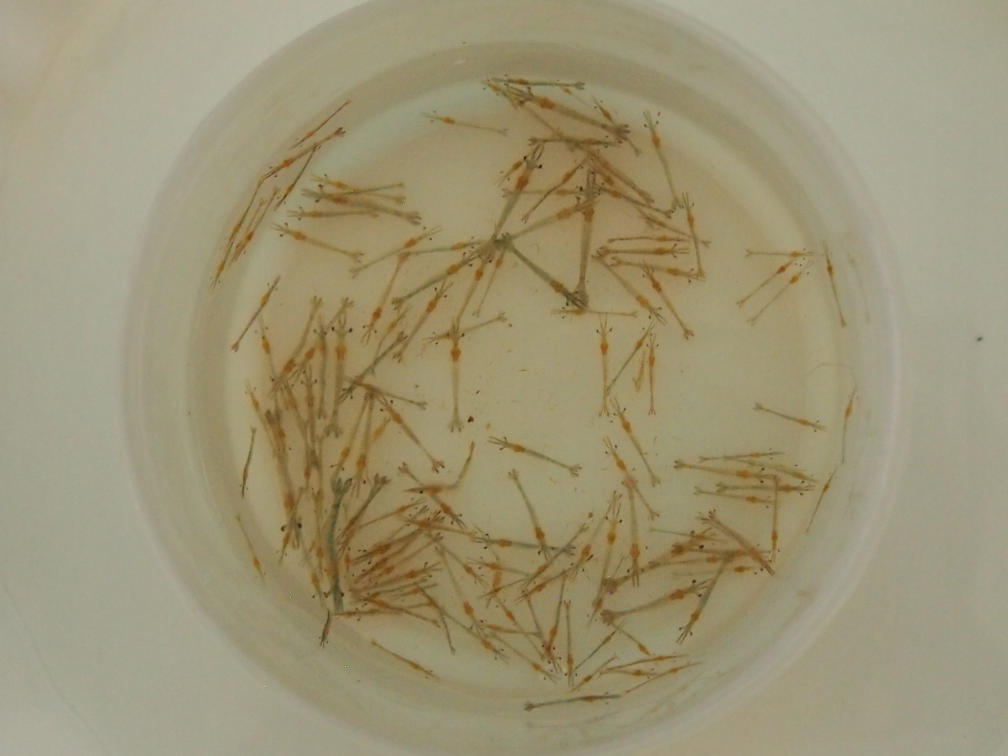
#> input picture shrimp/beta/marker/dataset/1.jpg, 4032 x 3024 px (shown at 1/4 size); its folder holds 4 pictures in this run
$ python algae_mark.py   (Python 2 division)
#> lines starting #> are read from the running program, lines starting #| are printed output that depends on the picture; after the words box and inside, x2 and y2 are one past the last pixel; in counts of white or black regions, pixels touching at a corner belong together
# -*- coding: utf-8 -*-
"""
Created on Sat Jun 18 10:21:22 2016

@author: Wasit
"""
import numpy as np
import cv2
import os
cmax=800
rmax=600
dataset_path=os.path.join('dataset')
r=5
cmap=np.array([
        ( 0  , 255, 255,  ),
        ( 64 , 177, 255,  ),
        ( 94 , 210, 94 ,  ),
        ( 40 , 39 , 214,  ),
        ( 150  , 0  , 255,  ),
        ( 0  , 255, 0  ,  ),
        ( 194, 119, 227,  ),
        ( 255, 0  , 0  ,  ),
        ( 34 , 189, 188,  ),
        ( 207, 190, 23 ,  ),])
def callback(event,x,y,flags,param):
    #print "event: %s"%event
    #print "(x, y), (flag param): (%d %d) (%d %s)"% (x, y,flags,param)
    #print cl.shape
    if flags==cv2.EVENT_FLAG_LBUTTON + cv2.EVENT_FLAG_CTRLKEY:
        for i in xrange(-r,r):
            for j in xrange(-r,r):
                if np.sqrt( i**2 + j**2 )<r:
                    cl[y+j,x+i]=cc
                    ol[y+j,x+i] = cmap[cc-1]
    if flags==cv2.EVENT_FLAG_LBUTTON + cv2.EVENT_FLAG_ALTKEY:
        r2=2*r
        for i in xrange(-r2,r2):
            for j in xrange(-r2,r2):
                if np.sqrt( i**2 + j**2 )<r2:
                    cl[y+j,x+i]=0
                    ol[y+j,x+i] = im[y+j,x+i]

        #cv2.imshow('class',cl)
    if event==cv2.EVENT_LBUTTONDOWN:
        for i in xrange(-r,r):
            for j in xrange(-r,r):
                if np.sqrt( i**2 + j**2 )<r:
                    cl[y+j,x+i]=cc
                    ol[y+j,x+i] = cmap[cc-1]
    cv2.imshow(window_name,ol)

def reload(flist,index):
#> called with index = 0
    oim=cv2.imread(flist[index])#BGR
#> oim is the input picture: shape (3024, 4032, 3); mean B, G, R 117.3, 148.6, 157

    #height, width, depth = im.shape
    #im=cv2.resize(im, (width/2, height/2),interpolation = cv2.INTER_CUBIC)
    im=cv2.resize(oim, (cmax,rmax),interpolation = cv2.INTER_CUBIC)
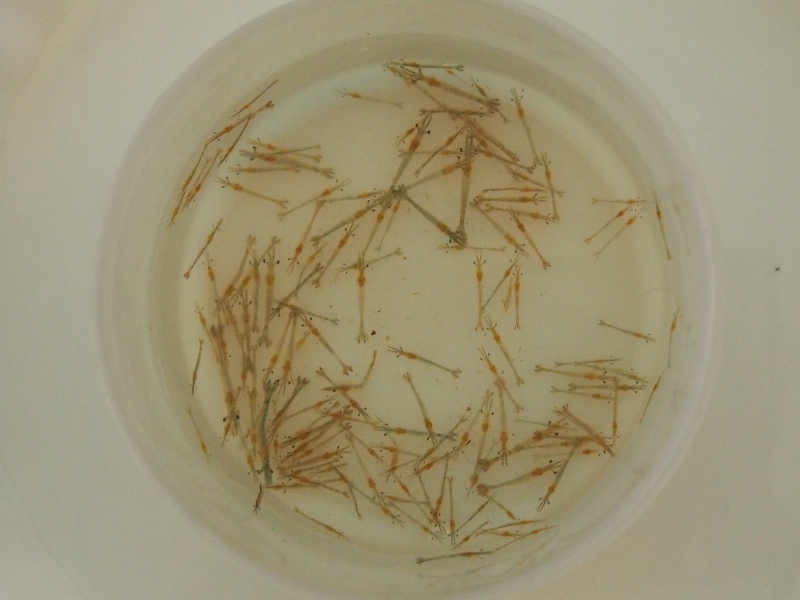
#> im: shape (600, 800, 3); mean B, G, R 117.3, 148.6, 157
    ol=im.copy()
    ocl=cv2.imread(flist[index][:-3]+'png',0)
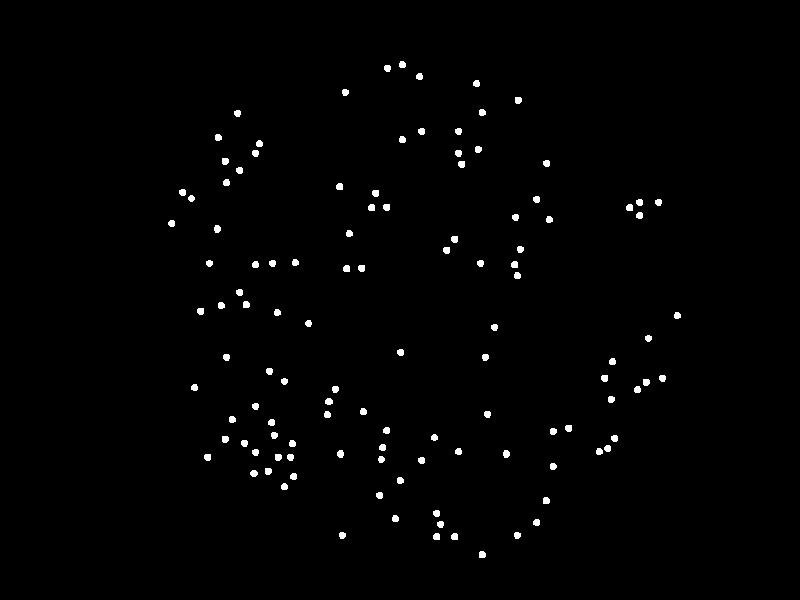
#> input picture shrimp/beta/marker/dataset/1.png, 800 x 600 px
#> ocl: shape (600, 800); values 0 (black) and 1 (white), 1% white; 116 white regions, largest, box (x1, y1, x2, y2) and area: (214, 225, 221, 233) 46, (325, 398, 333, 405) 46, (337, 450, 344, 458) 46

    #print cl.shape
    if ocl is None:# not found
         cl=np.zeros( (im.shape[0],im.shape[1]),dtype=np.uint8 )
    else:
        cl=cv2.resize(ocl, (cmax,rmax),interpolation = cv2.INTER_NEAREST )
        for x in xrange(cl.shape[1]):
                for y in xrange(cl.shape[0]):
                    if cl[y,x]:
                        ol[y,x] = cmap[cl[y,x]-1]
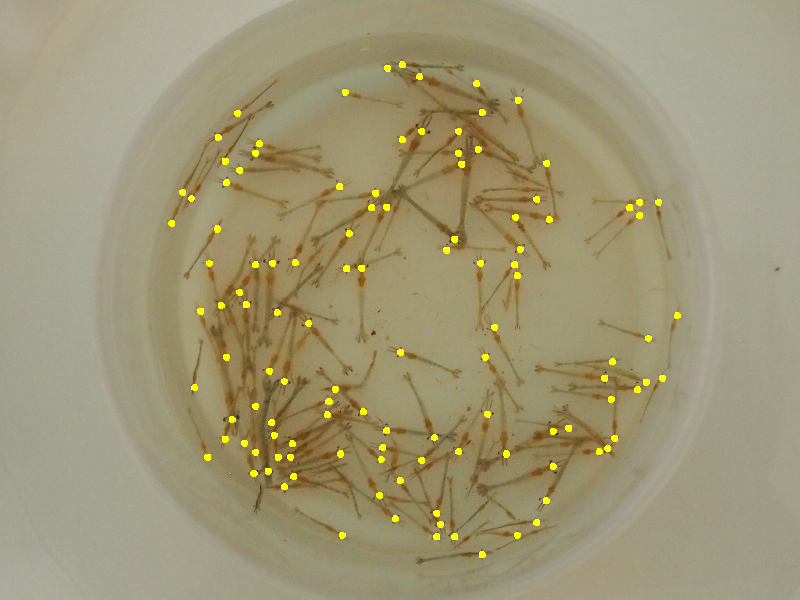
#> ol: shape (600, 800, 3); 1.02% of pixels changed, all inside (x1, y1, x2, y2) = (168, 61, 681, 558)
    return flist[index],im,cl,ol
if __name__=='__main__':
    import os, fnmatch
    fname=fnmatch.filter(os.listdir(dataset_path), '*.jpg')
    flist=[os.path.join(dataset_path,i) for i in fname]
    index=0

    filename,im,cl,ol=reload(flist, index)
#> filename = 'dataset/1.jpg'
    window_name="algae_marker"
    cv2.imshow(window_name, ol)
    #cv2.imshow('class',255*cl)
    cv2.setMouseCallback(window_name,callback)
    #Upkey : 2490368
    #DownKey : 2621440
    #LeftKey : 2424832
    #RightKey: 2555904
    key=''
    cc=1
    while key!= 27:
        key=cv2.waitKey(25)
#> (key Esc is pressed here)
        if key==48:
            cc=10
            print "class: %d"%cc
        elif 48<key<=57:
            cc=key-48
            print "class: %d"%cc
        elif key == 2424832:
            index=(index+len(flist)-1)%len(flist)
            filename,im,cl,ol=reload(flist, index)
            cv2.imshow(window_name, ol)
            print filename
        elif key ==2555904:
            index=(index+len(flist)+1)%len(flist)
            filename,im,cl,ol=reload(flist, index)
            cv2.imshow(window_name, ol)
            print filename
        elif key == ord(' '):
            f=filename[:-3]+'png'
            cv2.imwrite(f,cl)
            print '--saved to %s'%f
    cv2.destroyAllWindows()
